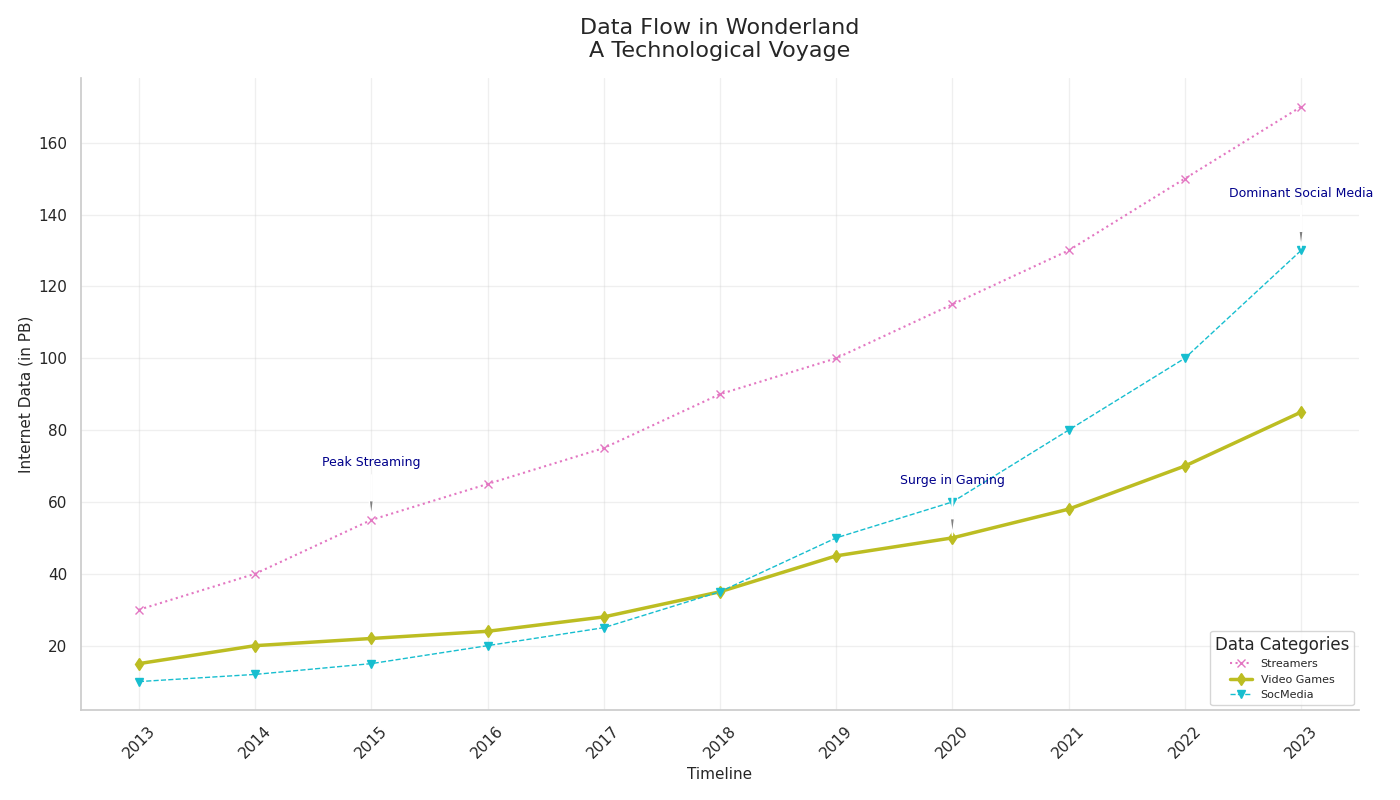

Python code for this plot:
import matplotlib.pyplot as plt
import numpy as np

years = np.arange(2013, 2024)

streaming_services = np.array([30, 40, 55, 65, 75, 90, 100, 115, 130, 150, 170])
online_gaming = np.array([15, 20, 22, 24, 28, 35, 45, 50, 58, 70, 85])
social_media = np.array([10, 12, 15, 20, 25, 35, 50, 60, 80, 100, 130])

fig, ax = plt.subplots(figsize=(14, 8))

# Randomized stylistic elements
ax.plot(years, streaming_services, marker='x', linestyle=':', color='#e377c2', linewidth=1.5, label='Streamers')
ax.plot(years, online_gaming, marker='d', linestyle='-', color='#bcbd22', linewidth=2.5, label='Video Games')
ax.plot(years, social_media, marker='v', linestyle='--', color='#17becf', linewidth=1, label='SocMedia')

ax.set_title('Data Flow in Wonderland\nA Technological Voyage', fontsize=16, fontweight='normal', pad=15)
ax.set_xlabel('Timeline', fontsize=11)
ax.set_ylabel('Internet Data (in PB)', fontsize=11)

ax.set_xticks(years)
ax.set_xticklabels(years, rotation=45)

# Changed legend style and position
ax.legend(title='Data Categories', loc='lower right', fontsize=8)

# Modified annotations for effect
annotations = {
    2015: ("Peak Streaming", streaming_services[2]),
    2020: ("Surge in Gaming", online_gaming[7]),
    2023: ("Dominant Social Media", social_media[10]),
}

for year, (text, y_value) in annotations.items():
    ax.annotate(text, xy=(year, y_value), xytext=(year, y_value + 15),
                arrowprops=dict(facecolor='gray', shrink=0.05, width=0.5, headwidth=3), fontsize=9, color='darkblue', ha='center')

# Altered grid and border
ax.grid(True, linestyle='-', alpha=0.3)
ax.spines['top'].set_visible(False)
ax.spines['right'].set_visible(False)

plt.tight_layout()
plt.show()
